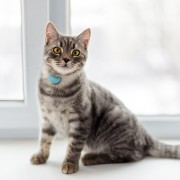
#> input picture exercises/1 image transformation/cat.jpg, 180 x 180 px
$ python bitwise_op.py
#> lines starting #> are read from the running program, lines starting #| are printed output that depends on the picture
import cv2

image_cat = cv2.imread('cat.jpg')
#> image_cat is the input picture: shape (180, 180, 3); mean B, G, R 189, 191.9, 194.9
image_dog = cv2.imread('dog.jpg')
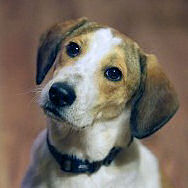
#> input picture exercises/1 image transformation/dog.jpg, 188 x 188 px
#> image_dog is the input picture: shape (188, 188, 3); mean B, G, R 97.4, 108, 119.2

height, width = image_cat.shape[:2]
#> height = 180; width = 180
image_dog = image_dog[:width, :height]
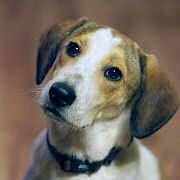
#> image_dog: shape (180, 180, 3); mean B, G, R 95.9, 106.5, 117.4

bit_or = cv2.bitwise_or(image_cat, image_dog)
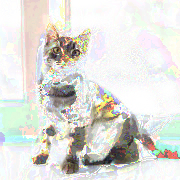
#> bit_or: shape (180, 180, 3); mean B, G, R 217.2, 222.6, 223
bit_xor = cv2.bitwise_xor(image_cat, image_dog, mask=None)
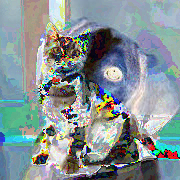
#> bit_xor: shape (180, 180, 3); mean B, G, R 149.5, 146.7, 133.7
bit_and = cv2.bitwise_and(image_cat, image_dog)
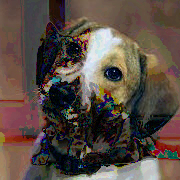
#> bit_and: shape (180, 180, 3); mean B, G, R 67.7, 75.9, 89.3

cv2.imshow('bitwise or', bit_or)
cv2.imshow('bitwise xor', bit_xor)
cv2.imshow('bitwise and', bit_and)

cv2.waitKey()
